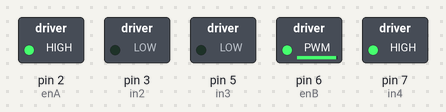
Bench run of a sketch on a simulated Arduino Uno, built with avr-gcc and run on an emulated ATmega328P. On the bench: switched loads named in the sketch (green lamp = pin HIGH). Pins used as bus, display or sensor lines are not drawn; what the sketch prints to the serial monitor is not drawn.

Above: at 0.1 s.
At 29.4 s:
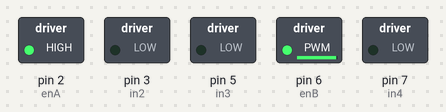
At 48.0 s:
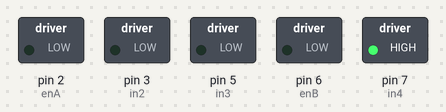
Timing chart, 0 to 49.5 s (numbered marks = the images above):
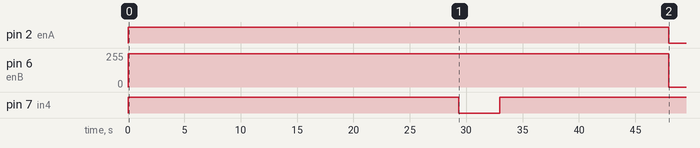

The sketch:

move_and_rotate.ino
```cpp
/*
PROGRAM TERMINOLOGY AND INSTRUCTIONS

in1, in2  => directions of movement of right wheel
in3, in4  => directions of movement of left wheel

enA, enB => speed of rotation of motors

//Move forward
in1 => HIGH
in2 => LOW
in3 => LOW
in4 => HIGH


//Move Backward
in1 => LOW
in2 => HIGH
in3 => HIGH
in4 => LOW

*/

int enA = 2;
int in1 = 1;
int in2 = 3;

int enB = 6;
int in3 = 5;
int in4 = 7;

#define MAX 5

void rotate(){
      digitalWrite(in1,LOW); //
      digitalWrite(in2,LOW);
      digitalWrite(in3,LOW);
      digitalWrite(in4,HIGH);
      analogWrite(enA,250);
      analogWrite(enB,250);
}

void clockRotate(){


    int starttime = millis();
    int endtime = starttime;
    while ((endtime - starttime) <= 4313) // do this loop for up to 5000mS
    {
      // code here
      digitalWrite(in1,LOW);
      digitalWrite(in2,LOW);
      digitalWrite(in3,LOW);
      digitalWrite(in4,HIGH);
      analogWrite(enA,250);
      analogWrite(enB,250);

      endtime = millis();
    }
      analogWrite(enA,0);
      analogWrite(enB,0);

}

void anticlockRotate(){


    int starttime = millis();
    int endtime = starttime;
    while ((endtime - starttime) <= 3613) // do this loop for up to 5000mS
    {
      // code here
      digitalWrite(in1,HIGH);
      digitalWrite(in2,LOW);
      digitalWrite(in3,LOW);
      digitalWrite(in4,LOW);
      analogWrite(enA,250);
      analogWrite(enB,250);

      endtime = millis();
    }
      analogWrite(enA,0);
      analogWrite(enB,0);

}

void mover(){
    int starttime = millis();
    int endtime = starttime;
    int loopcount = 0;
    while ((endtime - starttime) <= 5000) // do this loop for up to 5000mS
    {
      // code here
      digitalWrite(in1,HIGH);
      digitalWrite(in2,LOW);
      digitalWrite(in3,LOW);
      digitalWrite(in4,HIGH);
      analogWrite(enA,250);
      analogWrite(enB,250);

      loopcount = loopcount+1;
      endtime = millis();
    }
      analogWrite(enA,0);
      analogWrite(enB,0);
}


void function(String path){

  int n = path.length();

  for(int i=0;i<n;i++){

      char current = path.charAt(i);

    if(i == 0){

      if(current == 'L'){
        anticlockRotate();
      }
      else if(current == 'R'){
        clockRotate();
      }
      else if(current == 'U'){
        anticlockRotate();
      }

    }

    else if(path.charAt(i) != path.charAt(i-1)){

      char previous = path.charAt(i-1);

      if(current == 'U'){
        if(previous == 'L'){
          anticlockRotate();
        }
        else{
          clockRotate();
        }
      }

      else if(current == 'D'){
        if(previous == 'L'){
          clockRotate();
        }
        else{
          anticlockRotate();
        }
      }

      else if(current == 'R'){
        if(previous == 'U'){
          anticlockRotate();
        }
        else
        {
          clockRotate();
        }
      }
      else if(current == 'L'){
      {
        if(previous == 'U'){
          clockRotate();
        }
        else
        {
          anticlockRotate();
        }
      }
      }

    }


    mover();

  }

}

void getallpath(int matrix[MAX][MAX], int n,int row,int col,String cur,String &finalstring,int &minval){
    if(row >= n or col >= n or row<0 or col<0 or matrix[row][col] == 0)
    return ;

    if(row == n-1 and col == n-1)
    {
            if(minval == 100000)
            {
                finalstring = cur;
                minval = finalstring.length();
            }
      if(minval!=100000 and cur.length()<minval)
      {
          minval = cur.length();
          finalstring = cur;
      }
    }

    //now if its one we have 4 calls
    matrix[row][col] = 0;

    getallpath(matrix,n,row-1,col,cur+"U",finalstring,minval);
    getallpath(matrix,n,row,col+1,cur+"R",finalstring,minval);
    getallpath(matrix,n,row,col-1,cur+"L",finalstring,minval);
    getallpath(matrix,n,row+1,col,cur+"D",finalstring,minval);

    matrix[row][col] = 1;

    return ;
}

void setup() {
  // put your setup code here, to run once:

    Serial.begin(9600);

    pinMode(enA,OUTPUT);
    pinMode(in1,OUTPUT);
    pinMode(in2,OUTPUT);
    pinMode(enB,OUTPUT);
    pinMode(in3,OUTPUT);
    pinMode(in4,OUTPUT);

    //rotate();
    //mover();

    // put your setup code here, to run once:
    int m[MAX][MAX] = { { 1, 0, 0, 0, 0 },
                        { 1, 1, 1, 1, 1 },
                        { 1, 1, 1, 0, 1 },
                        { 0, 0, 0, 0, 1 },
                        { 0, 0, 0, 0, 1 } };

    int n = sizeof(m) / sizeof(m[0]);
    int minval = 100000;
    String finalstring = "";
    getallpath(m,n,0,0,"",finalstring,minval);
    Serial.println(finalstring);

    function(finalstring);
}


void loop() {
  // put your main code here, to run repeatedly:

}
```
